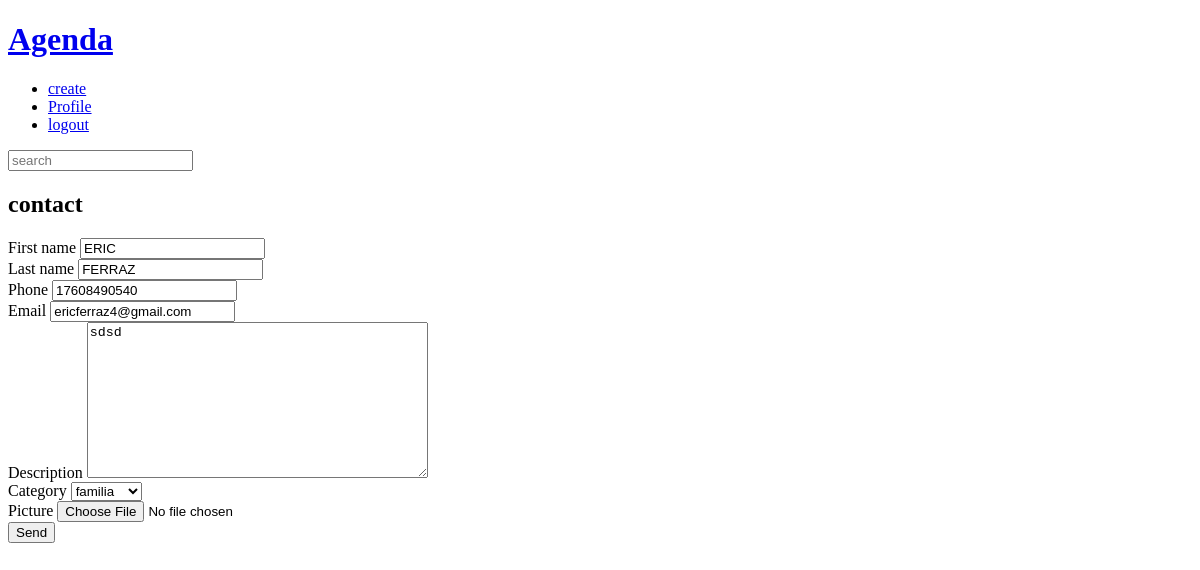
The page /contact/2021/update (signed in) on the database its author committed.
### contact/models.py (models this page shows, shortened)
class Contact(models.Model):
    first_name = models.CharField(max_length=50)
    last_name = models.CharField(max_length=50,blank=True)
    phone = models.CharField(max_length=15)
    email = models.EmailField(max_length=254, blank=True)
    created_date = models.DateTimeField(default=timezone.now)
    description = models.TextField(blank=True)
    show = models.BooleanField(default=True)
    picture = models.ImageField(upload_to='pictures/%Y/%m', blank=True, null=True)
    Category = models.ForeignKey(
        category,
        on_delete=models.SET_NULL,
        blank=True,
        null=True,
        )
    owner = models.ForeignKey(
        User,
        on_delete=models.SET_NULL,
        blank=True, null=True
    )

### contact/views/contact_forms.py (the view, shortened to what this page needs)
# urls.py: path('contact/<int:contact_id>/update', views.update, name='update'),
@login_required(login_url="contact:login")
def update (request,contact_id):
    contact = get_object_or_404(
        Contact,
        pk=contact_id,
        show=True,
        owner = request.user,
        )
    form_action  = reverse("contact:update",args=(contact_id,))
    context = {
                "form" : ContactForms(instance=contact),
                "form_action": form_action,
        }
    return render(
        request,
        "contact/create.html",
        context
        )

### contact/forms.py (shortened to what this page needs)
class ContactForms(forms.ModelForm):
    picture = forms.ImageField(
        widget=forms.FileInput(
            attrs={
                "accept": "image/*"
            }
        ),
        required=False
    )
    class Meta:
        model = models.Contact
        fields = (
            "first_name","last_name", "phone",
            "email","description", "Category",
            "picture",
            )

### contact/models.py (called while the page is built)
    def __str__(self) -> str:
        return self.name

### contact/templates/contact/create.html (shortened to what this page needs)
{% extends 'global/base.html' %}
{%block content %}
    <div class="form-wrapper">
        <h2>contact</h2>
        <form
            action="{{form_action}}"
            method="POST"
            enctype="multipart/form-data"
            >
            <div class="form-content">
                {% for field in form %}
                <div class="form-group">
                    <label for="{{ field.id_for_label}}">{{ field.label }}</label>
                    {{field}}
                </div>
                {% endfor %}
            </div>
            <div class="form-content">
                <div class="form-group">
                    <button  class="btn" type="submit" >Send</button>
                </div>
            </div>
        </form>
    </div>
{% endblock content %}

### base_static/global/css/style.css (style rules this page uses)
body { background-color: #ffffff; }

### rows shown on the page
Contact: form "ERIC" "FERRAZ" "17608490540" "ericferraz4@gmail.com" "sdsd" "familia"

### other values the page prints
{{ field.label }} "First name" "Last name" "Phone" "Email" "Description" "Category" "Picture"
